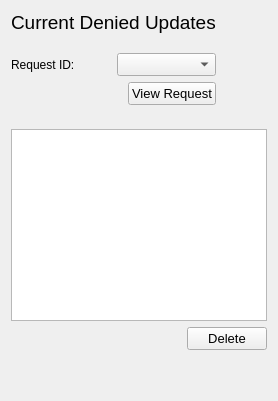
     <widget class="QWidget" name="page_9">
      <layout class="QVBoxLayout" name="verticalLayout_47">
       <item>
        <layout class="QVBoxLayout" name="verticalLayout_24">
         <item>
          <layout class="QVBoxLayout" name="verticalLayout_32">
           <item>
            <layout class="QHBoxLayout" name="horizontalLayout_63">
             <item>
              <layout class="QVBoxLayout" name="verticalLayout_46">
               <item>
                <widget class="QLabel" name="label_69">
                 <property name="font">
                  <font>
                   <pointsize>14</pointsize>
                  </font>
                 </property>
                 <property name="text">
                  <string>Current Denied Updates</string>
                 </property>
                </widget>
               </item>
               <item>
                <spacer name="verticalSpacer_9">
                 <property name="orientation">
                  <enum>Qt::Vertical</enum>
                 </property>
                 <property name="sizeHint" stdset="0">
                  <size>
                   <width>20</width>
                   <height>13</height>
                  </size>
                 </property>
                </spacer>
               </item>
               <item>
                <layout class="QHBoxLayout" name="horizontalLayout_64">
                 <item>
                  <widget class="QLabel" name="label_76">
                   <property name="text">
                    <string>Request ID:</string>
                   </property>
                  </widget>
                 </item>
                 <item>
                  <widget class="QComboBox" name="denied_choose_request_id">
                   <property name="font">
                    <font>
                     <pointsize>10</pointsize>
                     <weight>50</weight>
                     <bold>false</bold>
                    </font>
                   </property>
                  </widget>
                 </item>
                </layout>
               </item>
               <item>
                <layout class="QHBoxLayout" name="horizontalLayout_65">
                 <item>
                  <spacer name="horizontalSpacer_51">
                   <property name="orientation">
                    <enum>Qt::Horizontal</enum>
                   </property>
                   <property name="sizeHint" stdset="0">
                    <size>
                     <width>40</width>
                     <height>20</height>
                    </size>
                   </property>
                  </spacer>
                 </item>
                 <item>
                  <widget class="QPushButton" name="denied_veiw_button">
                   <property name="font">
                    <font>
                     <pointsize>10</pointsize>
                     <weight>50</weight>
                     <bold>false</bold>
                    </font>
                   </property>
                   <property name="text">
                    <string>View Request</string>
                   </property>
                  </widget>
                 </item>
                </layout>
               </item>
              </layout>
             </item>
             <item>
              <spacer name="horizontalSpacer_58">
               <property name="orientation">
                <enum>Qt::Horizontal</enum>
               </property>
               <property name="sizeHint" stdset="0">
                <size>
                 <width>40</width>
                 <height>20</height>
                </size>
               </property>
              </spacer>
             </item>
            </layout>
           </item>
           <item>
            <spacer name="verticalSpacer_10">
             <property name="orientation">
              <enum>Qt::Vertical</enum>
             </property>
             <property name="sizeHint" stdset="0">
              <size>
               <width>20</width>
               <height>18</height>
              </size>
             </property>
            </spacer>
           </item>
          </layout>
         </item>
         <item>
          <widget class="QTextBrowser" name="denied_text_display_2"/>
         </item>
         <item>
          <layout class="QHBoxLayout" name="horizontalLayout_66">
           <item>
            <spacer name="horizontalSpacer_59">
             <property name="orientation">
              <enum>Qt::Horizontal</enum>
             </property>
             <property name="sizeHint" stdset="0">
              <size>
               <width>40</width>
               <height>20</height>
              </size>
             </property>
            </spacer>
           </item>
           <item>
            <widget class="QPushButton" name="denied_delete_button">
             <property name="font">
              <font>
               <pointsize>10</pointsize>
              </font>
             </property>
             <property name="text">
              <string>Delete</string>
             </property>
            </widget>
           </item>
          </layout>
         </item>
         <item>
          <spacer name="verticalSpacer_11">
           <property name="orientation">
            <enum>Qt::Vertical</enum>
           </property>
           <property name="sizeHint" stdset="0">
            <size>
             <width>20</width>
             <height>40</height>
            </size>
           </property>
          </spacer>
         </item>
        </layout>
       </item>
      </layout>
     </widget>
